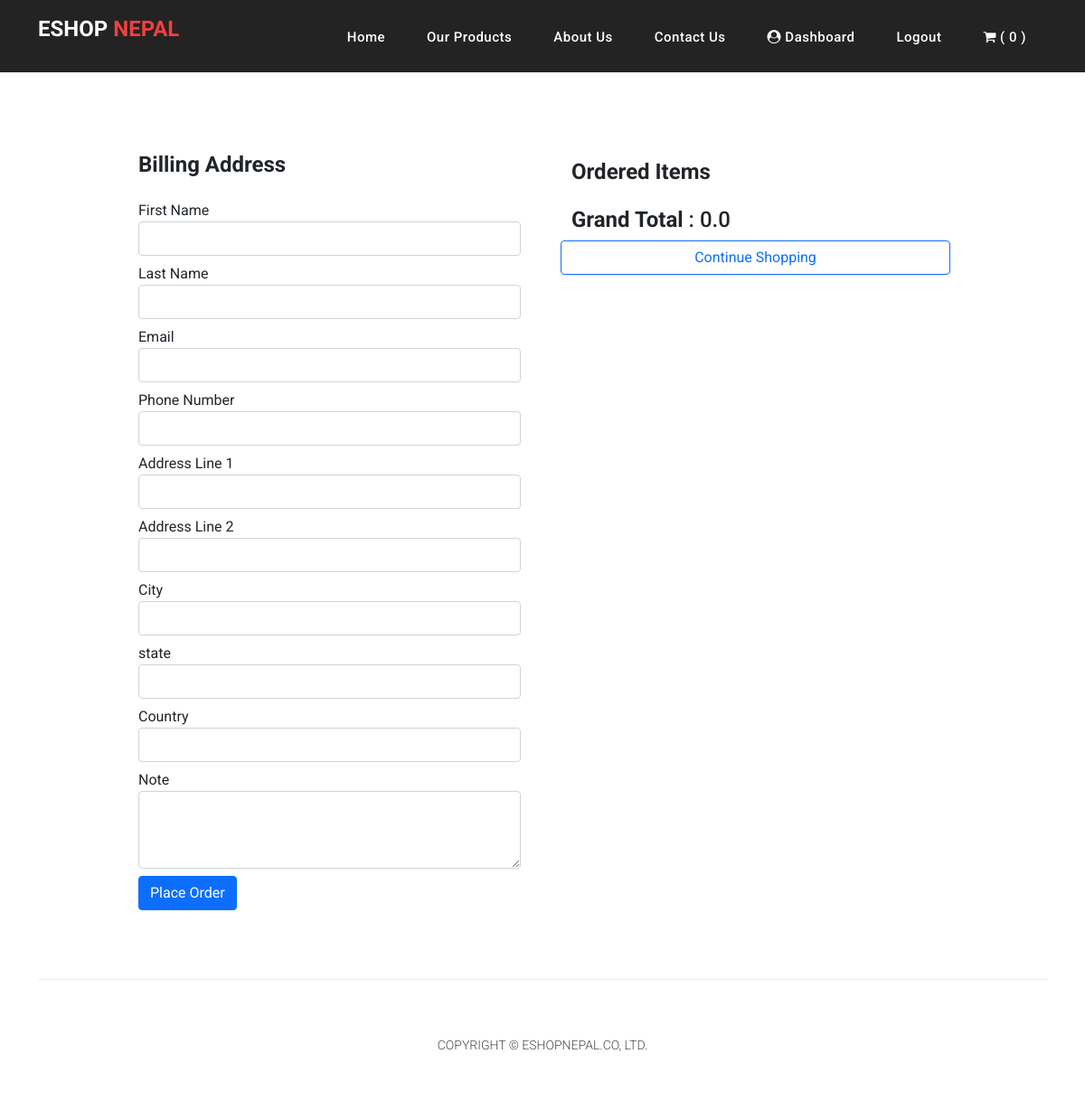
Before: /cart/checkout/ (signed in) with the older database file.
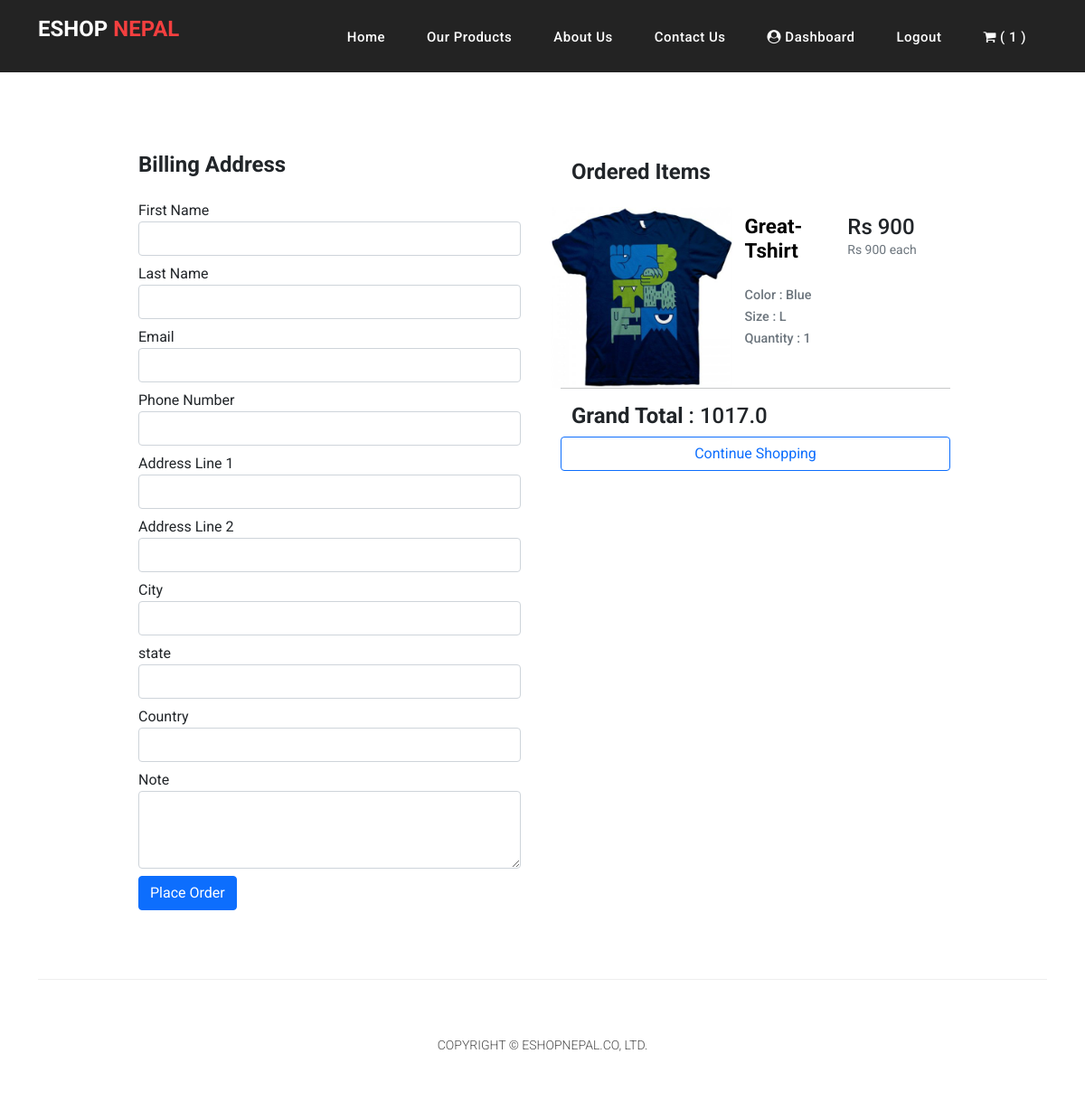
After: the same page with the newer database file.
### cart/models.py (models this page shows, shortened)
class CartItem(models.Model):
    user = models.ForeignKey(Account, on_delete=models.CASCADE, null=True)
    product = models.ForeignKey(Product,on_delete=models.CASCADE)
    variations = models.ManyToManyField(Variation, blank=True)
    cart = models.ForeignKey(Cart, on_delete=models.CASCADE, null=True)
    quantity = models.IntegerField()
    is_active = models.BooleanField(default=True)
    def sub_total(self):
        return self.product.price*self.quantity

### store/models.py (models this page shows, shortened)
class Product(models.Model):
    product_name = models.CharField(max_length=200, unique=True)
    slug = models.SlugField(max_length=200, unique=True)
    description = models.TextField(max_length=500, blank=True)
    price = models.IntegerField()
    images = models.ImageField(upload_to='photos/products')
    stock = models.IntegerField()
    is_available = models.BooleanField(default=True)
    category = models.ForeignKey(Category, on_delete=models.CASCADE)
    created_date = models.DateTimeField(auto_now_add=True)
    modified_date = models.DateTimeField(auto_now=True)
    def get_url(self):
        return reverse('product_detail', args=[self.category.slug, self.slug])

class Variation(models.Model):
    products = models.ForeignKey(Product, on_delete=models.CASCADE)
    variation_category = models.CharField(max_length=100, choices=variation_choices)
    variation_value = models.CharField(max_length=100)
    is_active = models.BooleanField(default=True)
    date_created = models.DateTimeField(auto_now=True)
    objects = VariationManager()

### cart/views.py (the view)
# urls.py: path('checkout/', views.checkout, name='checkout')
@login_required(login_url='login')
def checkout(request, total=0, quantity=0, cart_items=None):
    try:
        if request.user.is_authenticated:
            cart_items = CartItem.objects.filter(user=request.user, is_active=True)
        else:
            cart = Cart.objects.get(cart_id=_sessionId(request))
            cart_items = CartItem.objects.filter(cart=cart, is_active=True)
        for i in cart_items:
            total += (i.product.price*i.quantity)
            quantity += i.quantity
        total_tax = total*0.13+total
    except NameError:
        pass
    context = {
        'total': total,
        'quantity': quantity,
        'cart_items': cart_items,
        'total_tax': total_tax
    }
    return render(request, 'store/checkout.html', context)

### cart/context_preprocessors.py (called while the page is built)
def counter(request):
    count =0
    if 'admin' in request.path:
        return {}
    else:
        try:
            cart = Cart.objects.filter(cart_id=_sessionId(request))
            if request.user.is_authenticated:
                cart_items = CartItem.objects.all().filter(user=request.user)
            else:
                cart_items = CartItem.objects.all().filter(cart=cart[:1])
            for i in cart_items:
                count += i.quantity
        except Cart.DoesNotExist:
            count = 0
    return dict(cart_count = count)

### cart/views.py (called while the page is built)
def _sessionId(request):
    cart = request.session.session_key
    if not cart:
        cart = request.session.create()
    return cart

### category/context_preprocessor.py (called while the page is built)
def main_link(request):
    links = Category.objects.all()
    return dict(links=links)

### templates/store/checkout.html (shortened to what the changed rows need)
{% extends 'base.html' %}
{% load static %}
{% block body %}
<section class="section-content padding-y bg">
	<div class="container">
    <div class="row">
        <div class="col-md-10 col-11 mx-auto">
            <div class="row mt-5 gx-3">
                <div class="col-md-12 col-lg-6 col-11 mx-auto main_cart mb-lg-0 mb-5">
                    <div class="card">
                        <div class="card-body">
                             <h2 class="py-4 font-weight-bold"><b>Billing Address</b></h2>
                        </div>
                    </div>
                </div>
                <div class="col-md-12 col 11 col-lg-6 mx-auto mt-md-5 mt-lg-0">
                    <div class="card p-4 mb-3">
                        <div class="row">
                            <div class="col-md-8 col-8 justify-content-end">
                                <h2 class="py-4 font-weight-bold"><b>Ordered Items</b></h2>
                            </div>
                        </div>
                        <div class="row" id="items">
                            {% for i in cart_items %}
                            <div
                                class="col-md-5 col-11 mx-auto bg-light d-flex justify-content-center align-items-center product_image">
                                <a href="{{i.product.get_url}}"><img  src="{{i.product.images.url}}"
                                        class="img-fluid"></a>
                            </div>
                            <div class="col-md-7 col-11 mx-auto px-4 mt-2">
                                <div class="row">
                                    <div class="col-md-6 col-11 card-title">
                                        <h1 class="mb-4 product_name"><b>{{i.product.product_name}}</b></h1>
                                        <p class="text-muted small">
                                            {% if i.variations.all %}
                                            {% for j in i.variations.all %}
                                            {{j.variation_category | capfirst}} : {{j.variation_value | capfirst}}
                                            <br>
                                            {% endfor %}
                                            {% endif %}
                                            Quantity : {{i.quantity}}
                                        </p>
                                    </div>
                                    <div class="col-md-6 col-11 mb-3">
                                        <h4>Rs {{i.sub_total}}</h4>
                                        <small class="text-muted">Rs {{i.product.price}} each</small>
                                    </div>
                                </div>
                            </div>
                            <hr>
                            {% endfor %}
                            <h4 class="mb-2"><b>Grand Total</b> : {{total_tax}}</h4>
                            <button class="btn btn-outline-primary"><a href="{% url 'store' %}">Continue Shopping</a></button>
                        </div>
                    </div>
                </div>
            </div>
        </div>
    </div>
</div>
</section>
{% endblock body %}

Changed rows visible on the page:
added CartItem: product.images (picture), product.product_name "Great-Tshirt", quantity "1", sub_total "900", product.price "900"
now on this page (row unchanged): Variation: variation_category "Color", variation_value "Blue"
now on this page (row unchanged): Variation: variation_category "Size", variation_value "L"
Other visible differences:
{{ cart_count }}: "0" → "1"
{{ total_tax }}: "0.0" → "1017.0"
